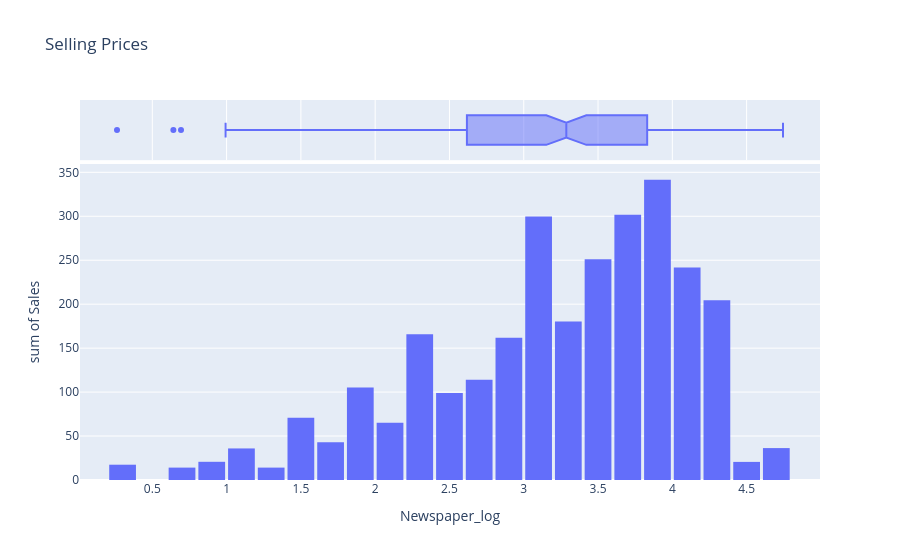

Notebook code for this chart:
### Code cell
sales_plot = px.histogram(sales_data,x= 'Newspaper_log' , y = 'Sales', marginal = 'box', title = 'Selling Prices', nbins= 40) #marginal puts that box ontop of the box on top of the plot to seen the pecentiles, median, etc.
sales_plot.update_layout(bargap=0.1) 
sales_plot.show()

#change the valies of 'x' to see the shapes of each log transformation.

### Figure 1 — Plotly figure (JSON) as saved in the notebook; plotly's stock layout.template omitted (floating-point values rounded to 4 significant figures; data arrays with more than 128 entries replaced by an {"elided": "..."} marker saying what was removed)
{"data": [{"bingroup": "x", "histfunc": "sum", "hovertemplate": "Newspaper_log=%{x}<br>sum of Sales=%{y}<extra></extra>", "legendgroup": "", "marker": {"color": "#636efa", "pattern": {"shape": ""}}, "name": "", "nbinsx": 40, "orientation": "v", "showlegend": false, "type": "histogram", "x": {"elided": "200 float values"}, "xaxis": "x", "y": {"elided": "200 float values"}, "yaxis": "y"}, {"hovertemplate": "Newspaper_log=%{x}<extra></extra>", "legendgroup": "", "marker": {"color": "#636efa"}, "name": "", "notched": true, "showlegend": false, "type": "box", "x": {"elided": "200 float values"}, "xaxis": "x2", "yaxis": "y2"}], "layout": {"bargap": 0.1, "barmode": "relative", "legend": {"tracegroupgap": 0}, "title": {"text": "Selling Prices"}, "xaxis": {"anchor": "y", "domain": [0, 1], "title": {"text": "Newspaper_log"}}, "xaxis2": {"anchor": "y2", "domain": [0, 1], "matches": "x", "showgrid": true, "showticklabels": false}, "yaxis": {"anchor": "x", "domain": [0, 0.8316], "title": {"text": "sum of Sales"}}, "yaxis2": {"anchor": "x2", "domain": [0.8416, 1], "matches": "y2", "showgrid": false, "showline": false, "showticklabels": false, "ticks": ""}}}
